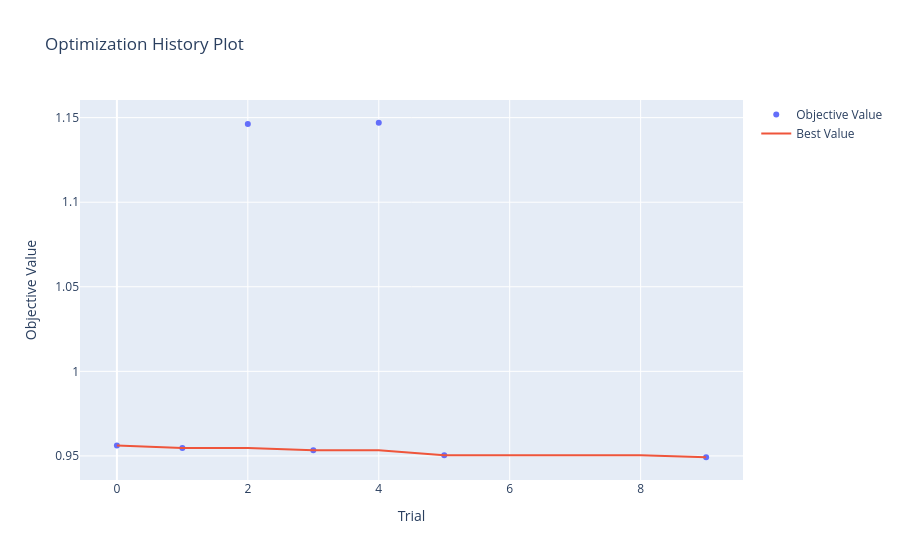

The cell this chart's notebook holds for it:
### Code cell
fig=optuna.visualization.plot_optimization_history(study)
fig.show()

### Figure 1 — Plotly figure (JSON) as saved in the notebook; plotly's stock layout.template omitted (floating-point values rounded to 4 significant figures)
{"data": [{"mode": "markers", "name": "Objective Value", "type": "scatter", "x": [0, 1, 2, 3, 4, 5, 9], "y": [0.9562, 0.9547, 1.146, 0.9534, 1.147, 0.9503, 0.9492]}, {"mode": "lines", "name": "Best Value", "type": "scatter", "x": [0, 1, 2, 3, 4, 5, 6, 7, 8, 9], "y": [0.9562, 0.9547, 0.9547, 0.9534, 0.9534, 0.9503, 0.9503, 0.9503, 0.9503, 0.9492]}, {"marker": {"color": "#cccccc"}, "mode": "markers", "name": "Infeasible Trial", "showlegend": false, "type": "scatter", "x": [], "y": []}], "layout": {"title": {"text": "Optimization History Plot"}, "xaxis": {"title": {"text": "Trial"}}, "yaxis": {"title": {"text": "Objective Value"}}}}
